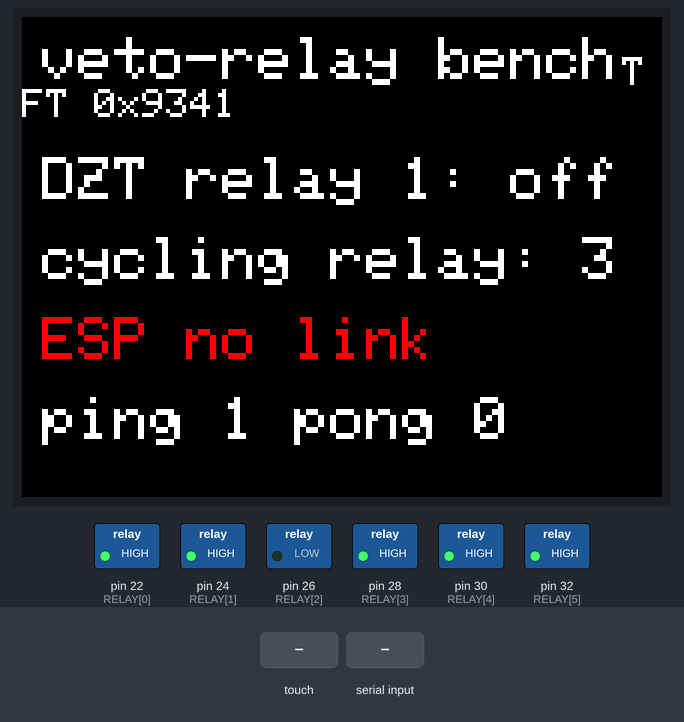
This sketch was run on a simulated Arduino Mega 2560, built with avr-gcc and run on an emulated ATmega2560. Parts: 320×240 colour display, switched loads named in the sketch (green lamp = pin HIGH). The test bench sets the inputs (shaded band). What the sketch prints to the serial monitor is not drawn.

Above: at 2.6 s.
2.7 s: touch panel pressed at 13 % / 10 % of its raw x / y range
At 4.4 s:
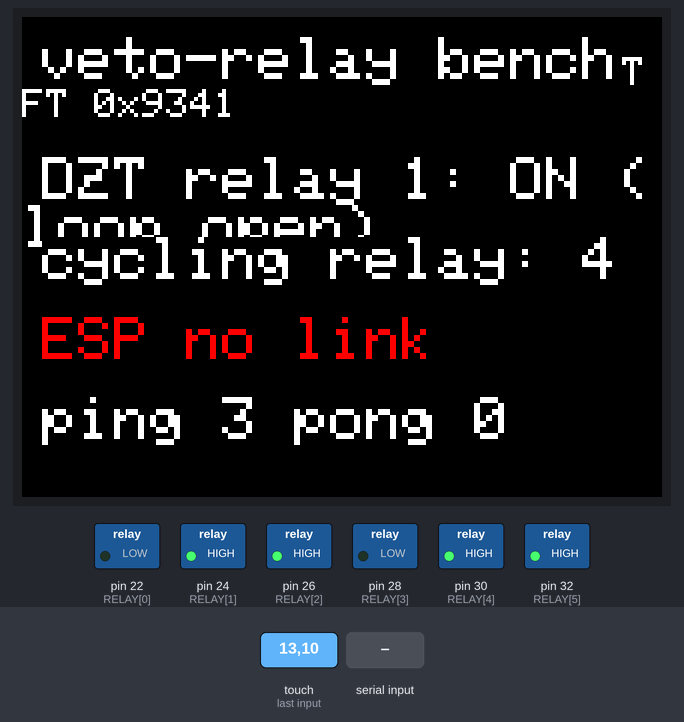
5.5 s: "PONG\n" received over the second serial link
At 7.2 s:
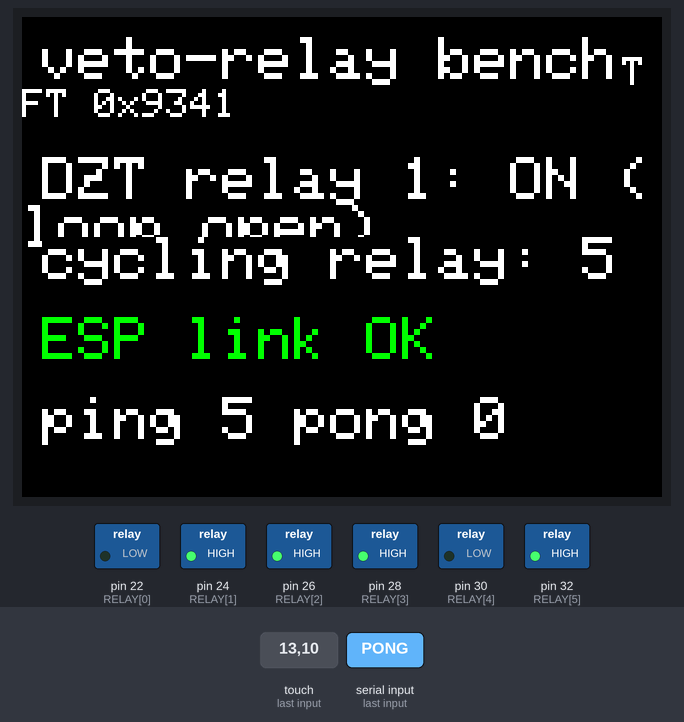
8.5 s: touch panel pressed at 38 % / 10 % of its raw x / y range
At 9.7 s:
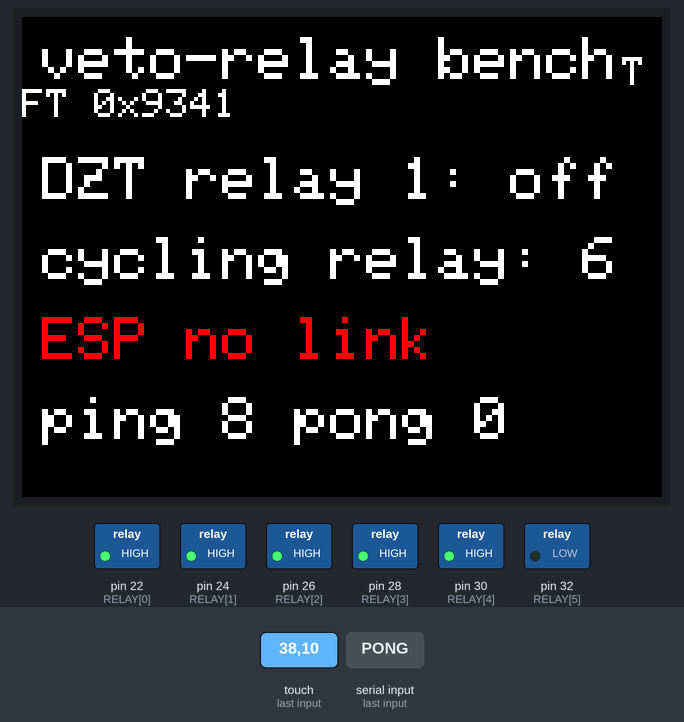
11.5 s: touch panel pressed at 62 % / 10 % of its raw x / y range
At 13.0 s:
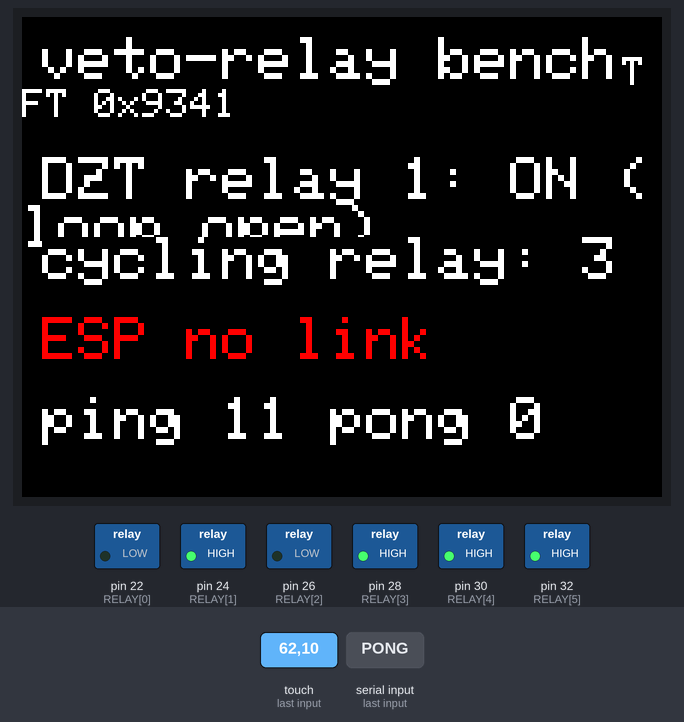
14.5 s: touch panel pressed at 87 % / 10 % of its raw x / y range
At 17.1 s:
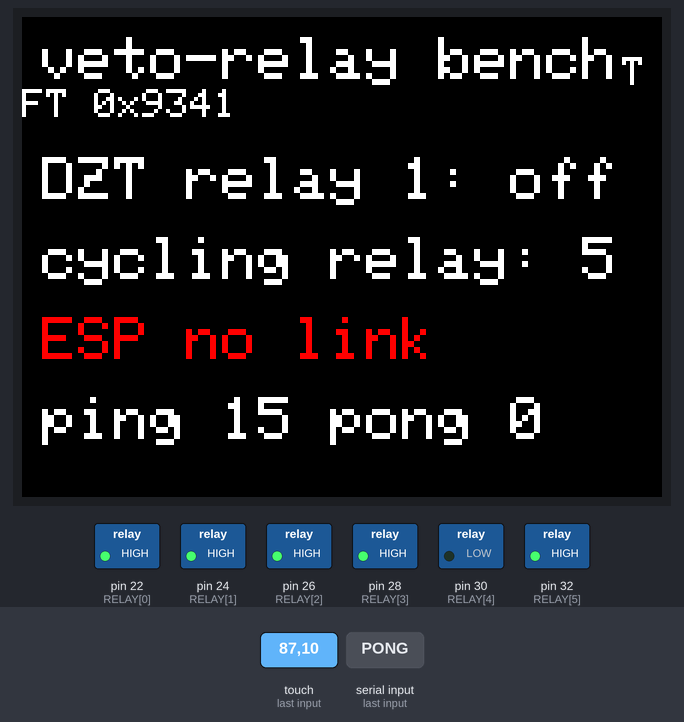
17.5 s: "90,45\n" received over the second serial link
At 21.2 s:
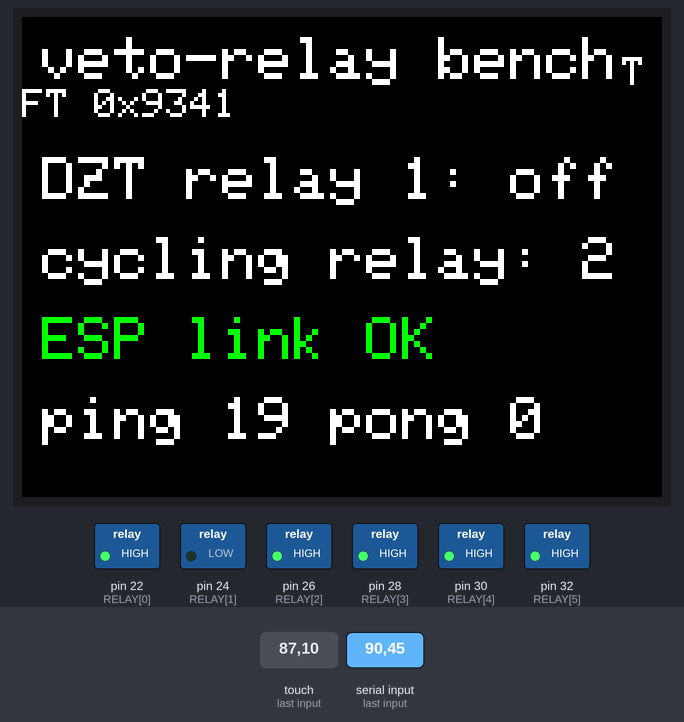
Timing chart, 0 to 21.5 s (numbered marks = the images above; inputs shaded):
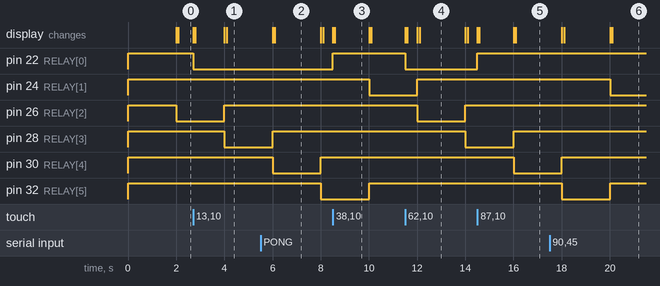

The sketch:

mega_bench.ino
```cpp
// Bench test for the veto-relay panel: Mega 2560 + MCUFRIEND 3.5" TFT +
// HL-56S relays + NodeMCU on Serial1. No sensors yet.
// Libraries: MCUFRIEND_kbv, Adafruit_GFX, TouchScreen (same as diesel project).
//
// What it does:
//  - relays IN1..IN6 on D22,24,26,28,30,32 (active LOW), all released at boot
//  - relays 2..6 step one at a time every 2 s (relay 1 = DZT loop is NOT cycled)
//  - touch anywhere on the screen toggles relay 1 (DZT loop)
//  - sends "PING n" to the ESP on Serial1 every second, shows the reply
//  - USB Serial 115200 mirrors everything
#include <Adafruit_GFX.h>
#include <MCUFRIEND_kbv.h>
#include <TouchScreen.h>

MCUFRIEND_kbv tft;
const int XP = 9, XM = A3, YP = A2, YM = 8;
const int TS_LEFT = 927, TS_RT = 63, TS_TOP = 908, TS_BOT = 125;
TouchScreen ts = TouchScreen(XP, YP, XM, YM, 300);

const uint8_t RELAY[6] = {22, 24, 26, 28, 30, 32};
bool relay1 = false;            // DZT loop channel
uint8_t cycleIdx = 1;           // 1..5 -> relays 2..6
unsigned long tCycle = 0, tPing = 0, tTouch = 0;
unsigned long pingN = 0, pongN = 0, lastRxMs = 0;
String rxLine;

void setRelay(uint8_t i, bool on) { digitalWrite(RELAY[i], on ? LOW : HIGH); }

void drawStatus() {
  tft.fillRect(0, 60, 480, 260, TFT_BLACK);
  tft.setCursor(10, 70);  tft.setTextSize(3);
  tft.print("DZT relay 1: "); tft.print(relay1 ? "ON (loop open)" : "off");
  tft.setCursor(10, 110); tft.print("cycling relay: "); tft.print(cycleIdx + 1);
  bool link = (millis() - lastRxMs) < 3000 && lastRxMs > 0;
  tft.setCursor(10, 150); tft.setTextColor(link ? TFT_GREEN : TFT_RED, TFT_BLACK);
  tft.print(link ? "ESP link OK" : "ESP no link");
  tft.setTextColor(TFT_WHITE, TFT_BLACK);
  tft.setCursor(10, 190); tft.print("ping "); tft.print(pingN); tft.print(" pong "); tft.print(pongN);
  tft.setCursor(10, 240); tft.setTextSize(2); tft.print("touch = toggle DZT relay");
}

void setup() {
  for (uint8_t i = 0; i < 6; i++) { digitalWrite(RELAY[i], HIGH); pinMode(RELAY[i], OUTPUT); }
  Serial.begin(115200);
  Serial1.begin(9600);
  uint16_t id = tft.readID();
  if (id == 0xD3D3) id = 0x9486;      // common fallback for 3.5" clones
  tft.begin(id);
  tft.setRotation(1);
  tft.fillScreen(TFT_BLACK);
  tft.setTextColor(TFT_WHITE, TFT_BLACK);
  tft.setTextSize(3); tft.setCursor(10, 10); tft.print("veto-relay bench");
  tft.setTextSize(2); tft.setCursor(300, 20); tft.print("TFT 0x"); tft.print(id, HEX);
  Serial.print(F("bench start, TFT id 0x")); Serial.println(id, HEX);
  drawStatus();
}

void loop() {
  unsigned long now = millis();

  // relay cycle 2..6
  if (now - tCycle > 2000) {
    tCycle = now;
    for (uint8_t i = 1; i < 6; i++) setRelay(i, false);
    cycleIdx = (cycleIdx % 5) + 1;      // 1..5
    setRelay(cycleIdx, true);
    Serial.print(F("relay ")); Serial.print(cycleIdx + 1); Serial.println(F(" on"));
    drawStatus();
  }

  // ping ESP
  if (now - tPing > 1000) {
    tPing = now; pingN++;
    Serial1.print(F("PING ")); Serial1.println(pingN);
  }

  // read ESP
  while (Serial1.available()) {
    char c = Serial1.read();
    if (c == '\n') {
      rxLine.trim();
      Serial.print(F("ESP: ")); Serial.println(rxLine);
      if (rxLine.startsWith("PONG")) { pongN = rxLine.substring(5).toInt(); lastRxMs = now; }
      else lastRxMs = now;
      rxLine = "";
    } else if (c != '\r' && rxLine.length() < 80) rxLine += c;
  }

  // touch -> toggle relay 1
  TSPoint p = ts.getPoint();
  pinMode(XM, OUTPUT); pinMode(YP, OUTPUT);   // restore display lines
  if (p.z > 100 && p.z < 1000 && now - tTouch > 500) {
    tTouch = now;
    relay1 = !relay1; setRelay(0, relay1);
    Serial.print(F("DZT relay 1 ")); Serial.println(relay1 ? F("ON") : F("off"));
    drawStatus();
  }
}
```

Measured:
- after the input at 2.7 s, pin 22 (RELAY[0]): HIGH → LOW at once
- after the input at 5.5 s, the display: first differs from a run without the input after 0.60 s (image 2)
- after the input at 8.5 s, pin 22 (RELAY[0]): LOW → HIGH at once
- after the input at 11.5 s, pin 22 (RELAY[0]): HIGH → LOW at once
- after the input at 14.5 s, pin 22 (RELAY[0]): LOW → HIGH at once
- what the display in image 2 shows lasts 1.9 s, from 6.1 s to 8.0 s
- what the display in image 3 shows lasts 1.4 s, from 8.6 s to 10.0 s
